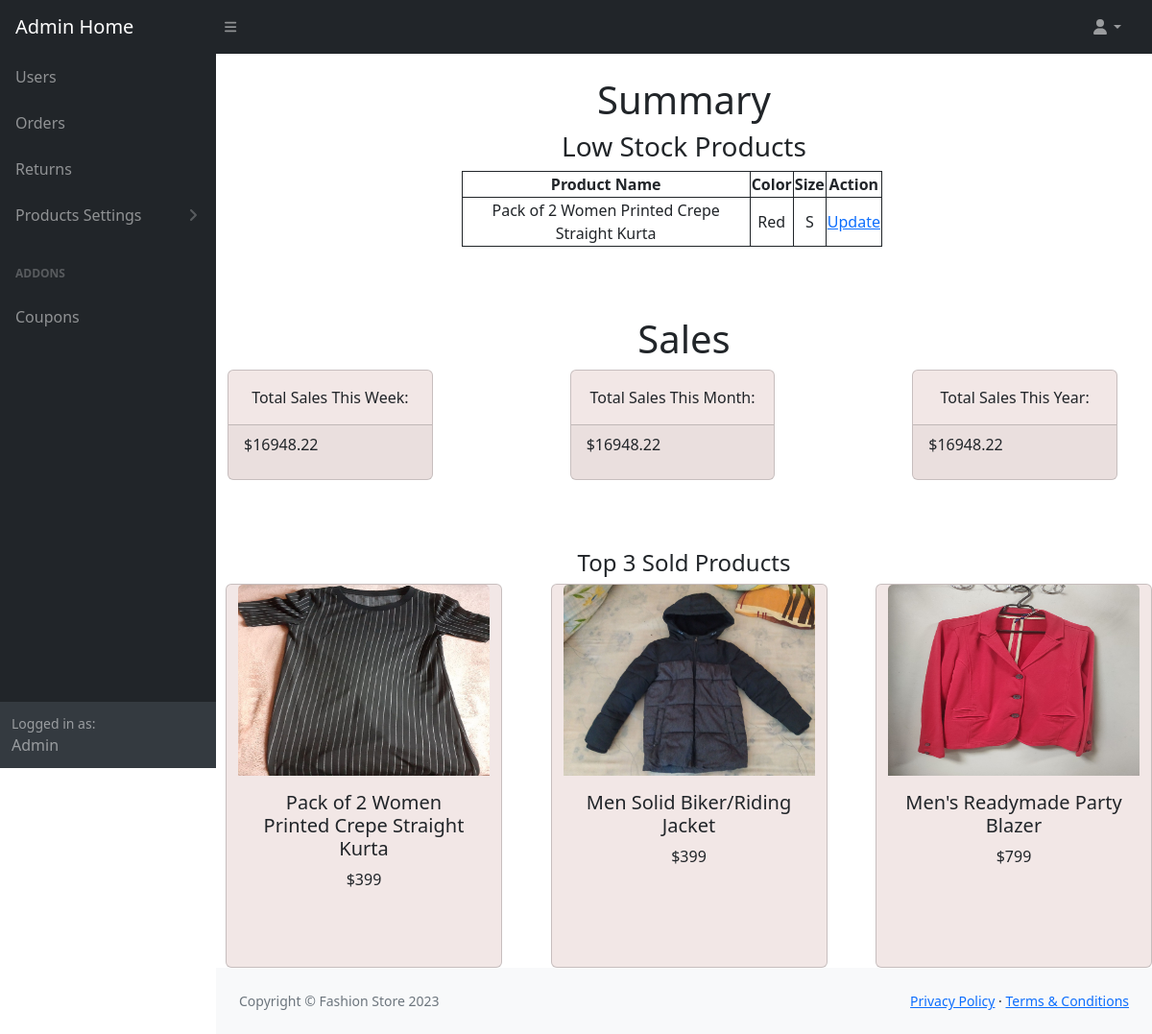
Screenshot of /admin_home/ (signed in) with the database file from the repository.
### store/models.py (models this page shows, shortened)
class BaseModel(models.Model):
	uid = models.UUIDField(primary_key=True , editable=False , default=uuid.uuid4)
	created_at = models.DateTimeField(auto_now= True)
	updated_at = models.DateTimeField(auto_now_add= True)
	class Meta:
		abstract = True

class SizeVariant(BaseModel):
	product_id = models.ForeignKey(Products, on_delete=models.CASCADE)
	Color_id = models.ForeignKey(ColorVariant, on_delete=models.CASCADE)
	size = models.CharField(max_length=50)
	price = models.IntegerField()
	stock = models.IntegerField()

class Products(BaseModel):
	product_name = models.CharField(max_length=100)
	slug = models.SlugField(max_length=100,unique=True, null=True, blank=True)
	category = models.ForeignKey(Category, on_delete=models.CASCADE, related_name="products")
	price = models.IntegerField()
	product_description = models.TextField()
	image = models.ImageField(null=True, blank=True)
	is_deleted = models.BooleanField(default=False)
	in_store = models.BooleanField(default=False)

class ColorVariant(BaseModel):
	product_id = models.ForeignKey(Products, on_delete=models.CASCADE)
	color = models.CharField(max_length=50)

### store/views.py (the view)
# urls.py: path('admin_home/', views.admin_home, name="admin_home"),
@login_required(login_url='admin_login')
def admin_home(request):
    if request.user.is_authenticated and request.user.is_superuser:
        now = timezone.now()
        week_start = now - timedelta(days=now.weekday())
        month_start = now.replace(day=1)
        year_start = now.replace(month=1, day=1)
        total_week = \
        Order.objects.filter(created_at__gte=week_start, created_at__lte=now).aggregate(total=Sum('order_total'))[
            'total']
        total_month = \
        Order.objects.filter(created_at__gte=month_start, created_at__lte=now).aggregate(total=Sum('order_total'))[
            'total']
        total_year = \
        Order.objects.filter(created_at__gte=year_start, created_at__lte=now).aggregate(total=Sum('order_total'))[
            'total']
        low_stock_items = SizeVariant.objects.filter(stock__lt=3)
        product_quantities = OrderProduct.objects.values('product').annotate(total_quantity=Sum('quantity'))
        sorted_products = product_quantities.order_by('-total_quantity')
        top_3_products = sorted_products[:3]
        product_list = Products.objects.all()
        context = {
            'total_week': round(float(total_week),3),
            'total_month': round(float(total_month),3),
            'total_year': round(float(total_year),3),
            'low_stock_items':low_stock_items,
            'top_3_products':top_3_products,
            'product_list':product_list
        }
        return render(request, 'admin_main/admin_home.html', context)
    else:
        return redirect('admin_login')

### store/context_processors.py (called while the page is built)
def category_list_processor(request):
    category_list = Category.objects.all()
    return {'category_list': category_list}

def cart_counter(request):
    cart_count = 0
    try:
        if request.user.is_authenticated:
            cart_items = CartItems.objects.all().filter(user=request.user)
        else:
            cart = uCart.objects.filter(cart_id=_cart_id(request))
            cart_items = CartItems.objects.all().filter(cart=cart[:1])
        for cart_item in cart_items:
            cart_count += cart_item.quantity
    except uCart.DoesNotExist:
        cart_count=0
    return dict(cart_count=cart_count)

def wish_counter(request):
    if request.user.is_authenticated:
        wish_items = WishList.objects.filter(user=request.user)
    else:
        guest = Guest.objects.filter(guest_id=_wishlist_id(request)).first()
        if guest:
            wish_items = WishList.objects.filter(guest=guest)
        else:
            wish_items = []
    wish_count = wish_items.count() if wish_items else 0
    return {'wish_count': wish_count}

def notification_counter(request):
    if request.user.is_authenticated:
        notifications = Notification.objects.filter(user=request.user,is_read=False)
        noti_count = notifications.count() if notifications else 0
        return dict(noti_count=noti_count)
    else:
        return dict(noti_count=0)

### store/templates/admin_main/admin_home.html (shortened to what this page needs)
{%extends 'admin_main/admin_base.html'%}
{%load static%}
{%block body%}
{% if user.is_authenticated %}
<main>
    <div class="container text-center">
        <h1 class="mt-4">Summary</h1>
        <div class="row text-center">
                <h3>Low Stock Products</h3>
            <div class="col-3"></div>
            <div class="col-8">
            {%if low_stock_items%}
                <table class="low-stock-table">
                <tr>
                    <th>Product Name</th>
                    <th>Color</th>
                    <th>Size</th>
                    <th>Action</th>
                </tr>
                {% for item in low_stock_items %}
                <tr>
                    <td>{{ item.product_id.product_name }}</td>
                    <td>{{ item.Color_id.color }}</td>
                    <td>{{ item.size }}</td>
                    <td><a href="{%url 'product_variants_stock_update' size_id=item.uid product_id=item.product_id.uid%}">Update</a></td>
                </tr>
                {% endfor %}
                </table>
            {%else%}
            <h4>No Data To Display</h4>
            {%endif%}
            </div>
        </div>
        <br><br><br>
        <div class="row text-center" >
            <h1>Sales</h1>
            <div class="row text-center justify-content-between">
                <div class="col-xl-3 col-md-6">
                    <div class="card  text-dark mb-4">
                        <div class="card-body">Total Sales This Week:</div>
                        <div class="card-footer d-flex align-items-center justify-content-between">
                            <p>${{ total_week|default:0 }}</p>
                        </div>
                    </div>
                </div>
                <div class="col-xl-3 col-md-6">
                    <div class="card  text-dark mb-4">
                        <div class="card-body">Total Sales This Month:</div>
                        <div class="card-footer d-flex align-items-center justify-content-between">
                            <p>${{ total_month|default:0 }}</p>
                        </div>
                    </div>
                </div>
                <div class="col-xl-3 col-md-6">
                    <div class="card  text-dark mb-4">
                        <div class="card-body">Total Sales This Year:</div>
                        <div class="card-footer d-flex align-items-center justify-content-between">
                            <p>${{ total_year|default:0 }}</p>
                        </div>
                    </div>
                </div>
            </div>
        </div>
        <br><br>
        <div class="row text-center justify-content-between">
            <h4>Top 3 Sold Products</h4>
            {%for product in top_3_products%}
            {%for p in product_list%}
            {%if p.uid ==  product.product%}
            <div class="card" style="width: 18rem;margin-left:10px;height:400px;">
            <img class="card-img-top" src="{{p.image.url}}" alt="Card image cap" height="50%">
            <div class="card-body">
            <h5 class="card-title">{{p.product_name}}</h5>
            <p class="card-text">${{p.price}}</p>
            </div>
            </div>
            {%endif%}
            {%endfor%}
            {%endfor%}
        </div>
    </div>
</main>
{%endif%}
{%endblock%}

### store/templates/admin_main/admin_home.html (style rules this page uses)
.card { background-color:#f2e7e6; }
.low-stock-table { width:70%; }
.low-stock-table, th, td { border: 1px solid; }

### rows the page displays
SizeVariant: product_id.product_name "Pack of 2 Women Printed Crepe Straight Kurta", Color_id.color "Red", size "S"
Products: image (picture), product_name "Pack of 2 Women Printed Crepe Straight Kurta", price "399"
Products: image (picture), product_name "Men Solid Biker/Riding Jacket", price "399"
Products: image (picture), product_name "Men's Readymade Party Blazer", price "799"

### other values shown
{{ total_week|default:0 }} "16948.22"
{{ total_month|default:0 }} "16948.22"
{{ total_year|default:0 }} "16948.22"
